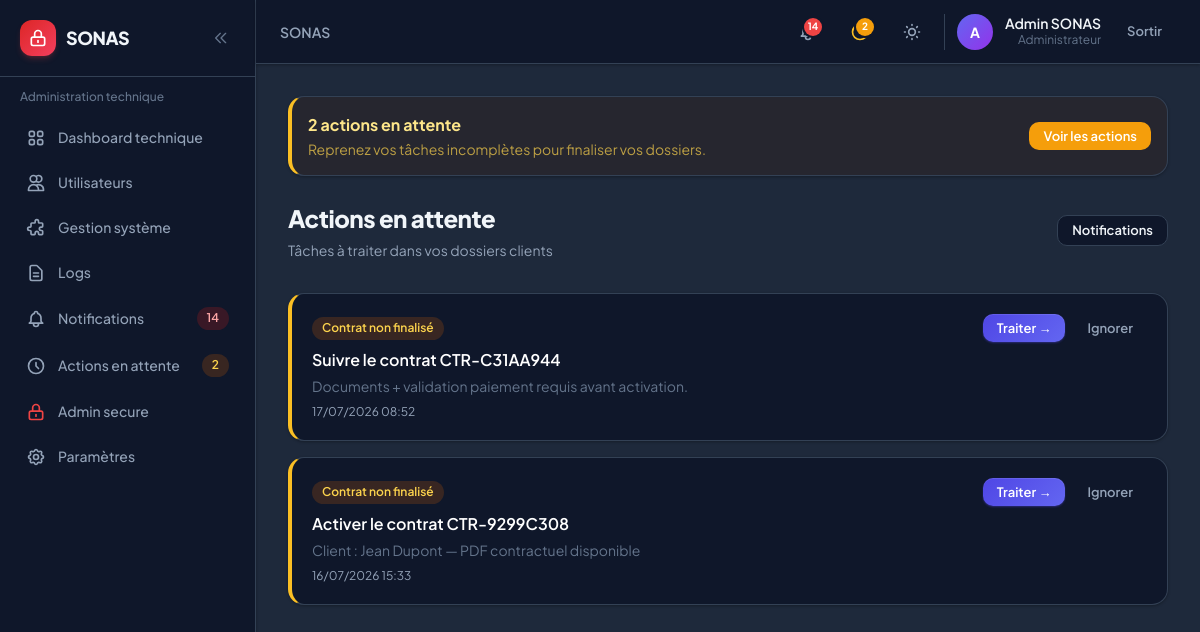
Screenshot of /sonas/notifications/actions/ (signed in) with the database file from the repository.
### accounts/models.py (models this page shows, shortened)
class User(AbstractUser):
    role = models.CharField(
        max_length=10,
        choices=UserRole.choices,
        default=UserRole.CLIENT,
        db_index=True,
    )
    phone = models.CharField(max_length=20, blank=True)
    theme_preference = models.CharField(
        max_length=10,
        choices=[('light', 'Clair'), ('dark', 'Sombre'), ('system', 'Système')],
        default='system',
    )
    created_at = models.DateTimeField(auto_now_add=True)
    updated_at = models.DateTimeField(auto_now=True)
    class Meta:
        verbose_name = 'Utilisateur'
        verbose_name_plural = 'Utilisateurs'
    @property
    def is_client(self):
        return self.role == UserRole.CLIENT
    @property
    def is_admin_user(self):
        return self.role == UserRole.ADMIN
    @property
    def is_internal(self):
        return self.role in (UserRole.AGENT, UserRole.GERANT, UserRole.ADMIN)

### notifications/models.py (models this page shows, shortened)
class ActionEnAttente(models.Model):
    user = models.ForeignKey(
        settings.AUTH_USER_MODEL,
        on_delete=models.CASCADE,
        related_name='actions_en_attente',
    )
    action_type = models.CharField(max_length=25, choices=ActionType.choices)
    title = models.CharField(max_length=200)
    description = models.TextField(blank=True)
    is_resolved = models.BooleanField(default=False)
    content_type = models.ForeignKey(ContentType, on_delete=models.CASCADE)
    object_id = models.PositiveIntegerField()
    content_object = GenericForeignKey('content_type', 'object_id')
    created_at = models.DateTimeField(auto_now_add=True)
    resolved_at = models.DateTimeField(null=True, blank=True)
    class Meta:
        verbose_name = 'Action en attente'
        verbose_name_plural = 'Actions en attente'
        ordering = ['-created_at']
        indexes = [
            models.Index(fields=['user', 'is_resolved']),
        ]

### notifications/views.py (the view)
# urls.py: path('actions/', views.pending_actions_list, name='pending_actions'),
@login_required
def pending_actions_list(request):
    actions = ActionEnAttente.objects.filter(
        user=request.user, is_resolved=False,
    ).select_related('content_type').order_by('-created_at')
    return render(request, 'notifications/pending_actions.html', {'actions': actions})

### notifications/services.py (called while the page is built)
def get_content_object_url(user, obj):
    if obj is None:
        return ''
    model = obj._meta.model_name
    routes = _OBJECT_ROUTES.get(model)
    if not routes:
        return ''
    client_route, internal_route = routes
    route_name = client_route if user.is_client else internal_route
    return reverse(route_name, args=[obj.pk])

def get_pending_actions_count(user):
    return ActionEnAttente.objects.filter(user=user, is_resolved=False).count()

def get_unread_count(user):
    return Notification.objects.filter(user=user, is_read=False).count()

def get_recent_notifications(user, limit=5):
    return Notification.objects.filter(user=user).order_by('-created_at')[:limit]

### notifications/templatetags/notification_tags.py (called while the page is built)
@register.simple_tag
def content_object_url(user, obj):
    return get_content_object_url(user, obj)

### templates/notifications/pending_actions.html (shortened to what this page needs)
{% extends 'base.html' %}
{% load notification_tags %}
{% block content %}
<div class="sonas-page-header flex flex-col sm:flex-row sm:items-center sm:justify-between gap-4 mb-8">
    <div>
        <h1>Actions en attente</h1>
        <p>{% if user.is_internal %}Tâches à traiter dans vos dossiers clients{% else %}Reprenez vos tâches incomplètes pour finaliser vos dossiers{% endif %}</p>
    </div>
    <a href="{% if user.is_client %}{% url 'notifications_client:list' %}{% else %}{% url 'notifications:list' %}{% endif %}" class="sonas-btn sonas-btn-secondary sonas-btn-sm">Notifications</a>
</div>
<div class="space-y-4">
    {% for action in actions %}
    <div class="sonas-card p-5 border-l-4 border-l-amber-400">
        <div class="flex flex-col sm:flex-row sm:justify-between gap-4">
            <div class="min-w-0 flex-1">
                <span class="sonas-badge sonas-badge-yellow">{{ action.get_action_type_display }}</span>
                <h2 class="font-semibold mt-2 text-slate-900 dark:text-white">{{ action.title }}</h2>
                {% if action.description %}<p class="text-sm text-slate-500 mt-1">{{ action.description }}</p>{% endif %}
                <p class="text-xs text-slate-400 mt-2">{{ action.created_at|date:"d/m/Y H:i" }}</p>
            </div>
            <div class="flex flex-wrap gap-2 shrink-0 items-start">
                {% content_object_url user action.content_object as object_url %}
                {% if object_url %}
                <a href="{{ object_url }}" class="sonas-btn sonas-btn-primary sonas-btn-sm">Traiter →</a>
                {% endif %}
                <form method="post" action="{% if user.is_client %}{% url 'notifications_client:resolve_action' action.pk %}{% else %}{% url 'notifications:resolve_action' action.pk %}{% endif %}">
                    <button type="submit" class="sonas-btn sonas-btn-ghost sonas-btn-sm" title="Marquer comme traitée">Ignorer</button>
                </form>
            </div>
        </div>
    </div>
    {% endfor %}
</div>
{% endblock %}

### templates/partials/navbar.html (shortened to what this page needs)
<header class="sticky top-0 z-30 sonas-card border-0 border-b rounded-none px-3 sm:px-6 h-14 sm:h-16 flex items-center justify-between shrink-0 gap-2">
    <div class="flex items-center gap-2 sm:gap-4 min-w-0 flex-1">
        <h2 class="text-sm font-semibold text-slate-500 dark:text-slate-400 truncate hidden lg:block">
            {% block page_breadcrumb %}SONAS{% endblock %}
        </h2>
    </div>
    <div class="flex items-center gap-1 sm:gap-3 shrink-0">
        <a href="{% url url_notifications_list %}" class="relative p-2.5 rounded-xl hover:bg-slate-100 dark:hover:bg-slate-800 transition-colors" title="Notifications{% if unread_notifications_count %} ({{ unread_notifications_count }}){% endif %}">
            {% if unread_notifications_count %}
            <span class="absolute top-1.5 right-1.5 min-w-[1.125rem] h-[1.125rem] px-0.5 bg-red-500 rounded-full ring-2 ring-white dark:ring-slate-900 text-[10px] font-bold text-white flex items-center justify-center">{{ unread_notifications_count }}</span>
            {% endif %}
        </a>
        {% if pending_actions_count %}
        <a href="{% url url_pending_actions %}" class="relative p-2.5 rounded-xl hover:bg-slate-100 dark:hover:bg-slate-800 transition-colors" title="Actions en attente ({{ pending_actions_count }})">
            <span class="absolute top-1.5 right-1.5 min-w-[1.125rem] h-[1.125rem] px-0.5 bg-amber-500 rounded-full ring-2 ring-white dark:ring-slate-900 text-[10px] font-bold text-white flex items-center justify-center">{{ pending_actions_count }}</span>
        </a>
        {% endif %}
        <button @click="toggle()" class="p-2.5 rounded-xl hover:bg-slate-100 dark:hover:bg-slate-800 transition-colors" title="Thème">
        </button>
        <div class="hidden sm:flex items-center gap-3 pl-3 border-l border-slate-200 dark:border-slate-700">
            <div class="w-9 h-9 rounded-full bg-gradient-to-br from-indigo-500 to-purple-600 flex items-center justify-center text-white text-sm font-bold">
                {{ user.first_name|first|default:user.username|first|upper }}
            </div>
            <div class="text-right hidden md:block">
                <p class="text-sm font-semibold leading-tight">{{ user.get_full_name|default:user.username }}</p>
                <p class="text-xs text-slate-500">{{ user.get_role_display }}</p>
            </div>
        </div>
        <form method="post" action="{% url 'accounts:logout' %}">
            <button type="submit" class="sonas-btn sonas-btn-ghost sonas-btn-sm">Sortir</button>
        </form>
    </div>
</header>

### static/css/sonas.css (style rules this page uses)
:root { --sonas-primary: #4f46e5; --sonas-primary-hover: #4338ca; --sonas-primary-light: #eef2ff; --sonas-danger: #ef4444; --sonas-warning: #f59e0b; --sonas-success: #10b981; --sonas-surface: #ffffff; --sonas-surface-2: #f8fafc; --sonas-border: #e2e8f0; --sonas-text: #0f172a; --sonas-muted: #64748b; --sonas-radius: 0.75rem; --sonas-radius-lg: 1rem; --sonas-shadow: 0 1px 3px rgb(15 23 42 / 0.06), 0 1px 2px rgb(15 23 42 / 0.04); --sonas-shadow-md: 0 4px 6px -1px rgb(15 23 42 / 0.07), 0 2px 4px -2px rgb(15 23 42 / 0.05); --sonas-shadow-lg: 0 20px 40px -12px rgb(15 23 42 / 0.12); }
.dark { --sonas-primary: #818cf8; --sonas-primary-hover: #a5b4fc; --sonas-primary-light: rgb(79 70 229 / 0.15); --sonas-surface: #0f172a; --sonas-surface-2: #1e293b; --sonas-border: #334155; --sonas-text: #f1f5f9; --sonas-muted: #94a3b8; --sonas-shadow: 0 1px 3px rgb(0 0 0 / 0.3); --sonas-shadow-md: 0 4px 12px rgb(0 0 0 / 0.35); --sonas-shadow-lg: 0 20px 40px rgb(0 0 0 / 0.45); }
body { font-family: 'Plus Jakarta Sans', system-ui, sans-serif; -webkit-font-smoothing: antialiased; }
.sonas-btn { display: inline-flex; align-items: center; justify-content: center; gap: 0.5rem; padding: 0.625rem 1.25rem; font-size: 0.875rem; font-weight: 600; border-radius: 0.625rem; transition: all 0.2s ease; cursor: pointer; border: none; text-decoration: none; line-height: 1.25; }
.sonas-btn-primary { background: linear-gradient(135deg, #4f46e5 0%, #6366f1 100%); color: white; box-shadow: 0 1px 2px rgb(79 70 229 / 0.4), inset 0 1px 0 rgb(255 255 255 / 0.1); }
.sonas-btn-secondary { background: var(--sonas-surface); color: var(--sonas-text); border: 1px solid var(--sonas-border); }
.sonas-btn-ghost { background: transparent; color: var(--sonas-muted); }
.sonas-btn-sm { padding: 0.375rem 0.875rem; font-size: 0.8125rem; }
.sonas-card { background: var(--sonas-surface); border: 1px solid var(--sonas-border); border-radius: var(--sonas-radius-lg); box-shadow: var(--sonas-shadow); transition: box-shadow 0.2s, border-color 0.2s, transform 0.2s; }
.sonas-badge { display: inline-flex; align-items: center; padding: 0.2rem 0.625rem; font-size: 0.75rem; font-weight: 600; border-radius: 9999px; line-height: 1.4; }
.sonas-badge-yellow { background: #fef3c7; color: #b45309; }
.dark .sonas-badge-yellow { background: rgb(180 83 9 / 0.25); color: #fcd34d; }
.sonas-page-header h1 { font-size: 1.5rem; font-weight: 800; letter-spacing: -0.02em; color: var(--sonas-text); }
.sonas-page-header p { font-size: 0.875rem; color: var(--sonas-muted); margin-top: 0.25rem; }

### rows the page displays
User: first_name|first "A", get_full_name "Admin SONAS", role "Administrateur"
ActionEnAttente: action_type "Contrat non finalisé", title "Suivre le contrat CTR-C31AA944", description "Documents + validation paiement requis avant activation.", created_at "17/07/2026 08:52"
ActionEnAttente: action_type "Contrat non finalisé", title "Activer le contrat CTR-9299C308", description "Client : Jean Dupont — PDF contractuel disponible", created_at "16/07/2026 15:33"

### other values shown
{{ unread_notifications_count }} "14"
{{ pending_actions_count }} "2"
